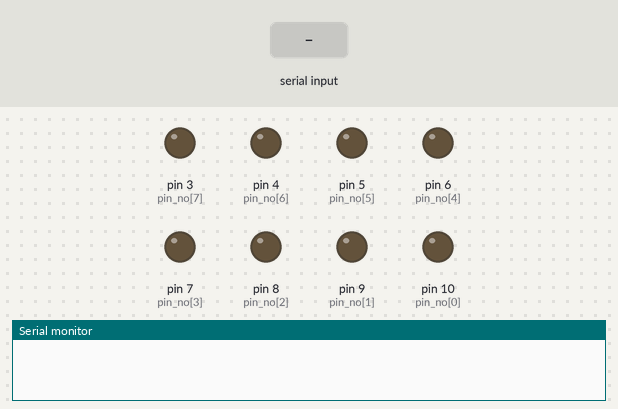
Bench run of a sketch on a simulated Arduino Uno, built with avr-gcc and run on an emulated ATmega328P. On the bench: output pins drawn as LEDs (lit = HIGH), the last lines printed to the serial monitor. The inputs (shaded band) are chosen by the test bench.

Above: at 1.2 s.
1.3 s: byte 30 received over Serial
At 2.4 s:
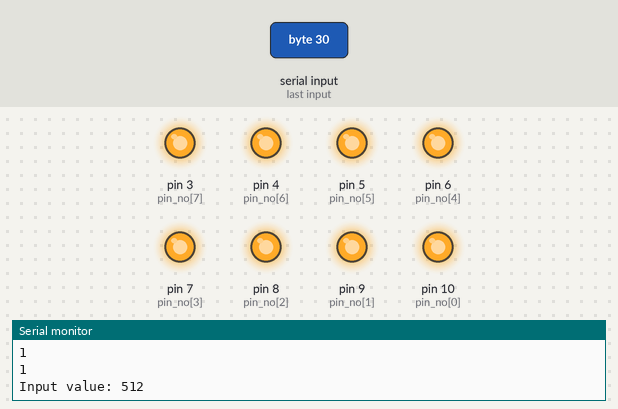
Timing chart, 0 to 4.3 s (numbered marks = the images above; inputs shaded):
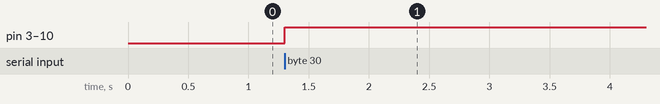

Measured:
- after the input at 1.3 s, pin 3 (pin_no[7]), pin 4 (pin_no[6]), pin 5 (pin_no[5]), pin 6 (pin_no[4]), pin 7 (pin_no[3]), pin 8 (pin_no[2]), pin 9 (pin_no[1]), pin 10 (pin_no[0]): LOW → HIGH at once

The sketch:

dac0808.ino
```cpp
int pin[8] = {0};
int pin_no[8] = {10,9,8,7,6,5,4,3}; //pin_no[0] == LSB, pin_no[7] == msb
int input_pin = A0; //Enter input pin number here
void setup() {
  for(int i=0;i<8;i++){
    pinMode(pin_no[i],OUTPUT);
  }
  pinMode(input_pin, INPUT);
  Serial.begin(9600);
}

void loop() {
//  Serial.print("Enter voltage[0-5V]");/
  if(Serial.available() > 0){
      int data = Serial.read();
      int transformed_value = (data*255)/5;
      int i=0;
      while(transformed_value){
          pin[i] = transformed_value%2;
          transformed_value = transformed_value/2;
          i++;
      }
      for(i = 0; i< 8; i++){
        pin[i] = 1;
      }
      for(i = 0; i < 8;i++) Serial.println(pin[i]);
      for(i = 0; i < 8; i++){
        if(pin[i] == 1){
          digitalWrite(pin_no[i],HIGH);
        }
        else{
          digitalWrite(pin_no[i],LOW);
        }
      }
      int input_value = analogRead(input_pin);
      Serial.print("Input value: ");
      Serial.println(input_value);
  }
}
```
